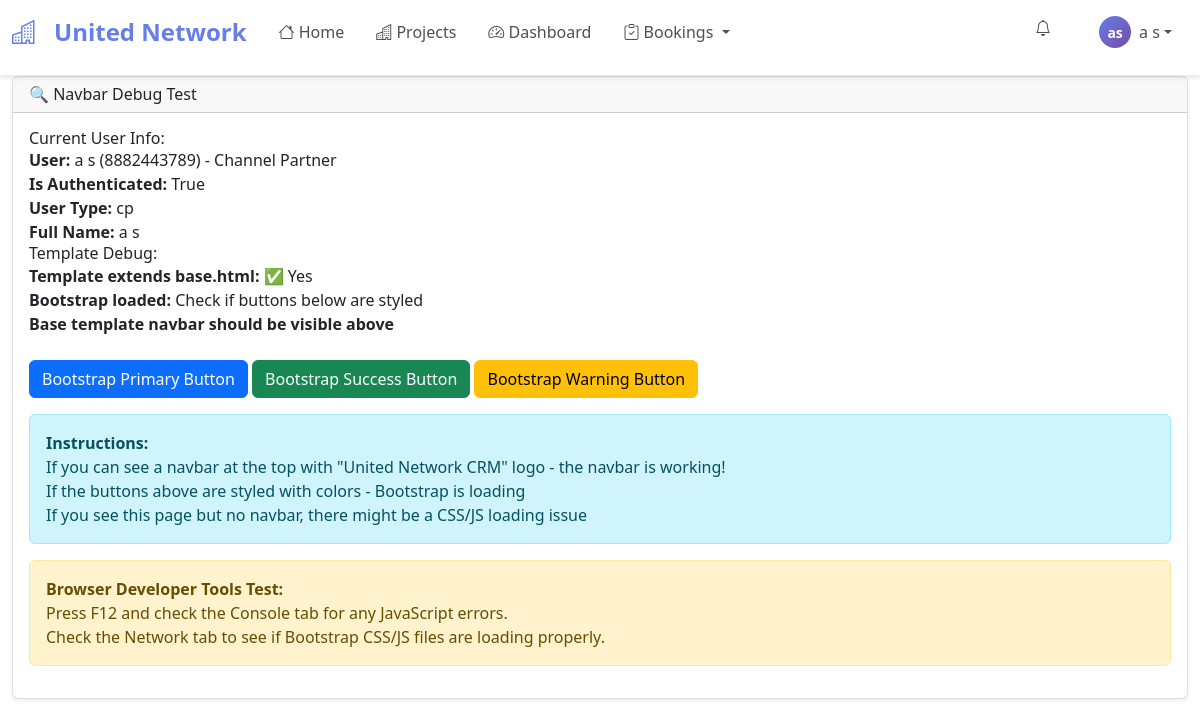
/test-navbar/ (signed in), run on the app's committed database.
### crm/models.py (models this page shows, shortened)
class User(AbstractUser):
    USER_TYPES = [
        ('super_admin', 'Super Admin'),
        ('admin_l1', 'Admin Level 1'),
        ('admin_l2', 'Admin Level 2'),
        ('admin_l3', 'Admin Level 3'),
        ('cp', 'Channel Partner'),
        ('vp', 'Vice Partner'),
        ('rm', 'Relationship Manager'),
        ('team_head', 'Team Head'),
        ('team_leader', 'Team Leader'),
        ('branch', 'Branch Manager'),
        ('commission_admin', 'Commission Admin'),  # New user type for commission handling
    ]
    phone_number = models.CharField(max_length=15, unique=True)
    user_type = models.CharField(max_length=20, choices=USER_TYPES, default='cp')
    is_verified = models.BooleanField(default=False)
    sponsor = models.ForeignKey('self', on_delete=models.SET_NULL, null=True, blank=True, related_name='sponsored_users')
    level = models.IntegerField(default=1)
    parent_user = models.ForeignKey('self', on_delete=models.SET_NULL, null=True, blank=True, related_name='team_members')
    email_notifications = models.BooleanField(default=True)
    sms_notifications = models.BooleanField(default=True)
    whatsapp_notifications = models.BooleanField(default=True)
    last_login_ip = models.GenericIPAddressField(blank=True, null=True)
    login_count = models.IntegerField(default=0)
    can_act_as_cp = models.BooleanField(default=False)  # For direct bookings
    created_at = models.DateTimeField(auto_now_add=True)
    updated_at = models.DateTimeField(auto_now=True)
    USERNAME_FIELD = 'phone_number'
    REQUIRED_FIELDS = ['username', 'email']
    def __str__(self):
        return f"{self.get_full_name()} ({self.phone_number}) - {self.get_user_type_display()}"

### crm/views.py (the view)
# urls.py: path('test-navbar/', views.test_navbar, name='test_navbar'),
def test_navbar(request):
    return render(request, 'crm/debug_navbar.html')

### templates/crm/debug_navbar.html (shortened to what this page needs)
{% extends 'base.html' %}
{% block content %}
<div class="container-fluid">
    <div class="row">
        <div class="col-12">
            <div class="card">
                <div class="card-header">
                    <h3>🔍 Navbar Debug Test</h3>
                </div>
                <div class="card-body">
                    <h5>Current User Info:</h5>
                    <ul>
                        <li><strong>User:</strong> {{ user }}</li>
                        <li><strong>Is Authenticated:</strong> {{ user.is_authenticated }}</li>
                        <li><strong>User Type:</strong> {{ user.user_type|default:"Not set" }}</li>
                        <li><strong>Full Name:</strong> {{ user.get_full_name|default:"Not set" }}</li>
                    </ul>
                    <h5>Template Debug:</h5>
                    <ul>
                        <li><strong>Template extends base.html:</strong> ✅ Yes</li>
                        <li><strong>Bootstrap loaded:</strong> Check if buttons below are styled</li>
                        <li><strong>Base template navbar should be visible above</strong></li>
                    </ul>
                    <div class="mt-4">
                        <button class="btn btn-primary">Bootstrap Primary Button</button>
                        <button class="btn btn-success">Bootstrap Success Button</button>
                        <button class="btn btn-warning">Bootstrap Warning Button</button>
                    </div>
                    <div class="alert alert-info mt-3">
                        <strong>Instructions:</strong>
                        <ol>
                            <li>If you can see a navbar at the top with "United Network CRM" logo - the navbar is working!</li>
                            <li>If the buttons above are styled with colors - Bootstrap is loading</li>
                            <li>If you see this page but no navbar, there might be a CSS/JS loading issue</li>
                        </ol>
                    </div>
                    <div class="alert alert-warning">
                        <strong>Browser Developer Tools Test:</strong><br>
                        Press F12 and check the Console tab for any JavaScript errors.<br>
                        Check the Network tab to see if Bootstrap CSS/JS files are loading properly.
                    </div>
                </div>
            </div>
        </div>
    </div>
</div>
{% endblock %}

### templates/base.html (shortened to what this page needs)
<!DOCTYPE html>
<html lang="en">
<head>
    <link href="https://cdn.jsdelivr.net/npm/bootstrap@5.3.0/dist/css/bootstrap.min.css" rel="stylesheet">
    <link href="https://cdn.jsdelivr.net/npm/bootstrap-icons@1.10.0/font/bootstrap-icons.css" rel="stylesheet">
    <script src="https://cdn.tailwindcss.com"></script>
</head>
<body>
    <nav class="navbar navbar-expand-lg navbar-light bg-white fixed-top">
        <div class="container-fluid">
           <a class="navbar-brand" href="{% url 'home' %}">
    <i class="bi bi-buildings me-2"></i>
    <span>United Network</span>
</a>
            <div class="collapse navbar-collapse" id="navbarNav">
                <ul class="navbar-nav me-auto">
                    <li class="nav-item">
                        <a class="nav-link" href="{% url 'home' %}">
                            <i class="bi bi-house"></i> Home
                        </a>
                    </li>
                    <li class="nav-item">
                        <a class="nav-link" href="{% url 'projects_list' %}">
                            <i class="bi bi-buildings"></i> Projects
                        </a>
                    </li>
                    {% if user.is_authenticated %}
                        <li class="nav-item">
                            <a class="nav-link" href="{% url 'dashboard' %}">
                                <i class="bi bi-speedometer2"></i> Dashboard
                            </a>
                        </li>
                        <li class="nav-item dropdown">
                            <a class="nav-link dropdown-toggle" href="#" role="button" data-bs-toggle="dropdown">
                                <i class="bi bi-clipboard-check"></i> Bookings
                            </a>
                        </li>
                    {% endif %}
                </ul>
                <ul class="navbar-nav">
                    {% if user.is_authenticated %}
                        <li class="nav-item dropdown me-3">
                            <a class="nav-link position-relative" href="#" role="button" data-bs-toggle="dropdown" id="notificationDropdown">
                                <i class="bi bi-bell"></i>
                            </a>
                        </li>
                        <li class="nav-item dropdown">
                            <a class="nav-link dropdown-toggle d-flex align-items-center" href="#" role="button" data-bs-toggle="dropdown">
                                <div class="user-avatar me-2">
                                    {% if user.first_name and user.last_name %}
                                        {{ user.first_name.0 }}{{ user.last_name.0 }}
                                    {% elif user.first_name %}
                                        {{ user.first_name.0 }}
                                    {% else %}
                                        {{ user.username.0 }}
                                    {% endif %}
                                </div>
                                <span>{{ user.get_full_name|default:user.username }}</span>
                            </a>
                        </li>
                    {% endif %}
                </ul>
            </div>
        </div>
    </nav>
    {% block content %}
    {% endblock %}
    {% load static %}
</body>
</html>

### templates/base.html (style rules this page uses)
body { padding-top: 76px !important; }
.navbar { box-shadow: 0 2px 4px rgba(0,0,0,.1) !important; background-color: #ffffff !important; border-bottom: 1px solid #e9ecef !important; z-index: 9999 !important; min-height: 76px !important; position: fixed !important; top: 0 !important; left: 0 !important; right: 0 !important; width: 100% !important; display: block !important; visibility: visible !important; }
.navbar-brand { font-weight: bold; display: flex; align-items: center; gap: 10px; color: #667eea !important; font-size: 1.5rem; text-decoration: none; }
.navbar-nav .nav-link { color: #495057 !important; font-weight: 500; padding: 0.5rem 1rem !important; transition: all 0.3s ease; }
.navbar-collapse { z-index: 9998 !important; }
.navbar-nav { z-index: 9997 !important; }
.nav-item.dropdown { position: relative !important; }
.navbar * { visibility: visible !important; opacity: 1 !important; }
.user-avatar { width: 32px; height: 32px; border-radius: 50%; background: linear-gradient(135deg, #667eea 0%, #764ba2 100%); display: flex; align-items: center; justify-content: center; color: white; font-weight: bold; font-size: 14px; }
.card { box-shadow: 0 0.125rem 0.25rem rgba(0, 0, 0, 0.075); border: 1px solid rgba(0, 0, 0, 0.125); }
.btn { border-radius: 0.375rem; }

### data on the page
User: first_name.0 "a", last_name.0 "s", get_full_name "a s", first_name+last_name+phone_number "a s (8882443789) - Channel Partner", is_authenticated "True", user_type "cp"
